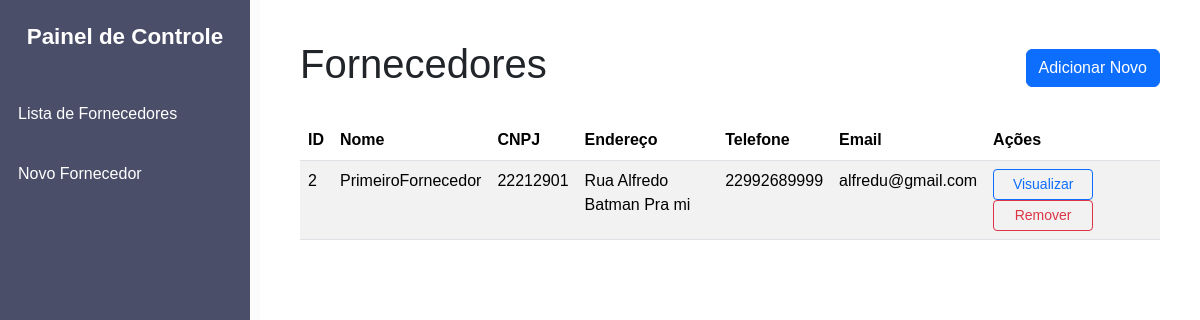
The app's page /, older data.
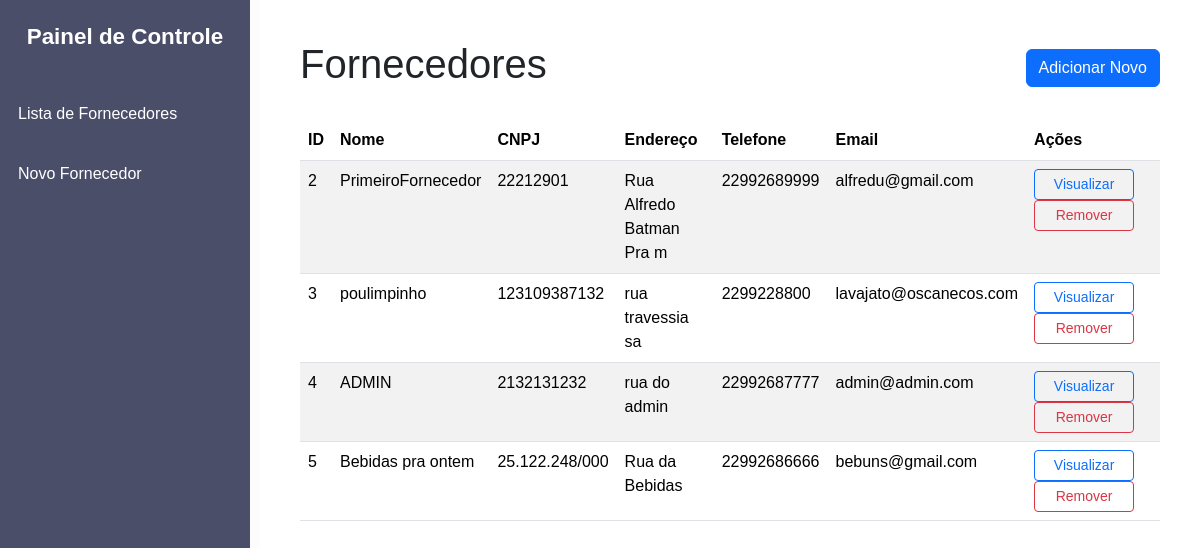
The same page, newer data.
### cadfor/models.py (models this page shows)
class Fornecedor(models.Model):
    id_fornecedor = models.AutoField(primary_key=True)
    nome = models.CharField(max_length=255)
    cnpj = models.CharField(max_length=14, unique=True)
    endereco = models.CharField(max_length=255)
    telefone = models.CharField(max_length=15)
    email = models.EmailField(unique=True)

### cadfor/views.py (the view)
# urls.py: path("", FornecedorListView.as_view(), name="fornecedor_list"),
class FornecedorListView(ListView):
    model = Fornecedor
    template_name= 'cadfor/fornecedor_list.html'

### cadfor/templates/cadfor/Fornecedor_list.html (shortened to what this page needs)
<!DOCTYPE html>
<html lang="pt-BR">
<head>
    <link
        href="https://cdn.jsdelivr.net/npm/bootstrap@5.3.3/dist/css/bootstrap.min.css"
        rel="stylesheet"
    />
</head>
<body>
    <div class="sidebar">
        <div class="navbar-brand text-center">Painel de Controle</div>
        <a href="{% url 'fornecedor_list' %}">Lista de Fornecedores</a>
        <a href="{% url 'fornecedor_create' %}">Novo Fornecedor</a>
    </div>
    <div class="content">
        <div class="d-flex justify-content-between align-items-center mb-4">
            <h1>Fornecedores</h1>
            <a href="{% url 'fornecedor_create' %}" class="btn btn-primary">Adicionar Novo</a>
        </div>
        <table class="table table-striped table-hover">
            <thead>
                <tr>
                    <th>ID</th>
                    <th>Nome</th>
                    <th>CNPJ</th>
                    <th>Endereço</th>
                    <th>Telefone</th>
                    <th>Email</th>
                    <th>Ações</th>
                </tr>
            </thead>
            <tbody>
                {% for fornecedor in fornecedor_list %}
                <tr>
                    <td>{{ fornecedor.id_fornecedor }}</td>
                    <td>{{ fornecedor.nome }}</td>
                    <td>{{ fornecedor.cnpj }}</td>
                    <td>{{ fornecedor.endereco }}</td>
                    <td>{{ fornecedor.telefone }}</td>
                    <td>{{ fornecedor.email }}</td>
                    <td>
                        <a href="{% url 'fornecedor_detail' fornecedor.id_fornecedor %}" class="btn btn-outline-primary btn-sm">Visualizar</a>
                        <a href="{% url 'fornecedor_delete' pk=fornecedor.id_fornecedor %}" class="btn btn-outline-danger btn-sm">Remover</a>
                    </td>
                </tr>
                {% endfor %}
            </tbody>
        </table>
    </div>
</body>
</html>

### cadfor/templates/cadfor/Fornecedor_list.html (style rules this page uses)
body { font-family: Arial, sans-serif; background-color: #FCFCFC; margin: 0; }
.sidebar { height: 100vh; width: 250px; position: fixed; background-color: #4A4E69; padding: 20px 0; }
.sidebar .navbar-brand { font-size: 1.4rem; color: white; padding-bottom: 30px; font-weight: bold; }
.sidebar a { color: #FFFFFF; display: block; padding: 18px; text-decoration: none; }
.content { margin-left: 260px; padding: 40px; background-color: #ffffff; min-height: 100vh; }
.table thead { background-color: #0d6efd; color: white; }
.btn-outline-primary, .btn-outline-danger { width: 100px; margin-right: 10px; }

Row changes from the older to the newer data that the page shows:
changed Fornecedor "PrimeiroFornecedor": endereco "Rua Alfredo Batman Pra mi" → "Rua Alfredo Batman Pra m"
added Fornecedor: id_fornecedor "3", nome "poulimpinho", cnpj "123109387132", endereco "rua travessia sa", telefone "2299228800", email "lavajato@oscanecos.com"
added Fornecedor: id_fornecedor "4", nome "ADMIN", cnpj "2132131232", endereco "rua do admin", telefone "22992687777", email "admin@admin.com"
added Fornecedor: id_fornecedor "5", nome "Bebidas pra ontem", cnpj "25.122.248/000", endereco "Rua da Bebidas", telefone "22992686666", email "bebuns@gmail.com"
